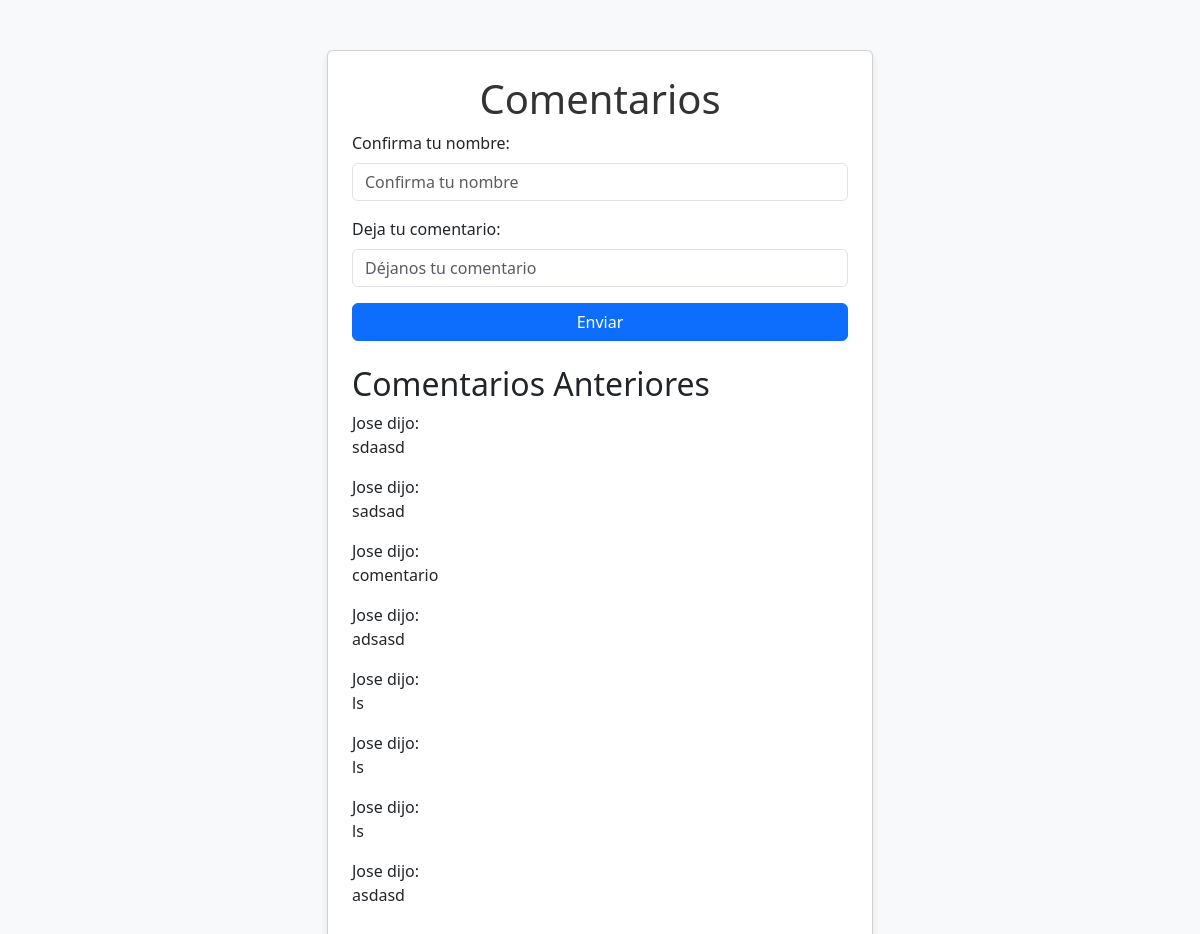
/comentarios/1/, run on the app's committed database.
### core/models.py (models this page shows, shortened)
class Comentario(models.Model):
    usuario = models.ForeignKey(Usuario, on_delete=models.CASCADE, related_name='comentarios')
    contenido = models.TextField()
    fecha_creacion = models.DateTimeField(default=timezone.now)  # Agrega una fecha de creación para el comentario

class Usuario(models.Model):
    username = models.CharField(max_length=150, unique=True)
    password = models.CharField(max_length=150)

### core/views.py (the view, shortened to what this page needs)
# urls.py: path('comentarios/<int:user_id>/', views.comentarios, name='comentarios'),
def comentarios(request, user_id):
    comentarios = Comentario.objects.all()
    return render(request, 'comentarios.html', {'comentarios': comentarios})

### core/templates/comentarios.html (shortened to what this page needs)
<!DOCTYPE html>
<html lang="es">
<head>
    <link href="https://cdn.jsdelivr.net/npm/bootstrap@5.3.0-alpha1/dist/css/bootstrap.min.css" rel="stylesheet">
</head>
<body>
    <div class="container">
        <div class="row justify-content-center">
            <div class="col-lg-6">
                <div class="card p-4">
                    <h1>Comentarios</h1>
                    <form method="POST">
                        <div class="mb-3">
                            <label for="comando" class="form-label">Confirma tu nombre:</label>
                            <input type="text" name="comando" class="form-control" placeholder="Confirma tu nombre" required>
                        </div>
                        <div class="mb-3">
                            <label for="comentario" class="form-label">Deja tu comentario:</label>
                            <input type="text" name="comentario" class="form-control" placeholder="Déjanos tu comentario" required>
                        </div>
                        <button type="submit" class="btn btn-primary w-100">Enviar</button>
                    </form>
                    <div class="mt-4">
                        <h2>Comentarios Anteriores</h2>
                        <div class="comentarios">
                            {% for comentario in comentarios %}
                                <div class="comentario mb-2">
                                    <span class="autor">{{ comentario.usuario.username }}</span> dijo:
                                    <p>{{ comentario.contenido }}</p>
                                </div>
                            {% endfor %}
                        </div>
                    </div>
                </div>
            </div>
        </div>
    </div>
</body>
</html>

### core/templates/comentarios.html (style rules this page uses)
body { background-color: #f8f9fa; }
.container { margin-top: 50px; }
.card { box-shadow: 0px 4px 6px rgba(0, 0, 0, 0.1); }
h1 { color: #333; text-align: center; }

### data on the page
Comentario: usuario.username "Jose", contenido "sdaasd"
Comentario: usuario.username "Jose", contenido "sadsad"
Comentario: usuario.username "Jose", contenido "comentario"
Comentario: usuario.username "Jose", contenido "adsasd"
Comentario: usuario.username "Jose", contenido "ls"
Comentario: usuario.username "Jose", contenido "ls"
Comentario: usuario.username "Jose", contenido "ls"
Comentario: usuario.username "Jose", contenido "asdasd"
